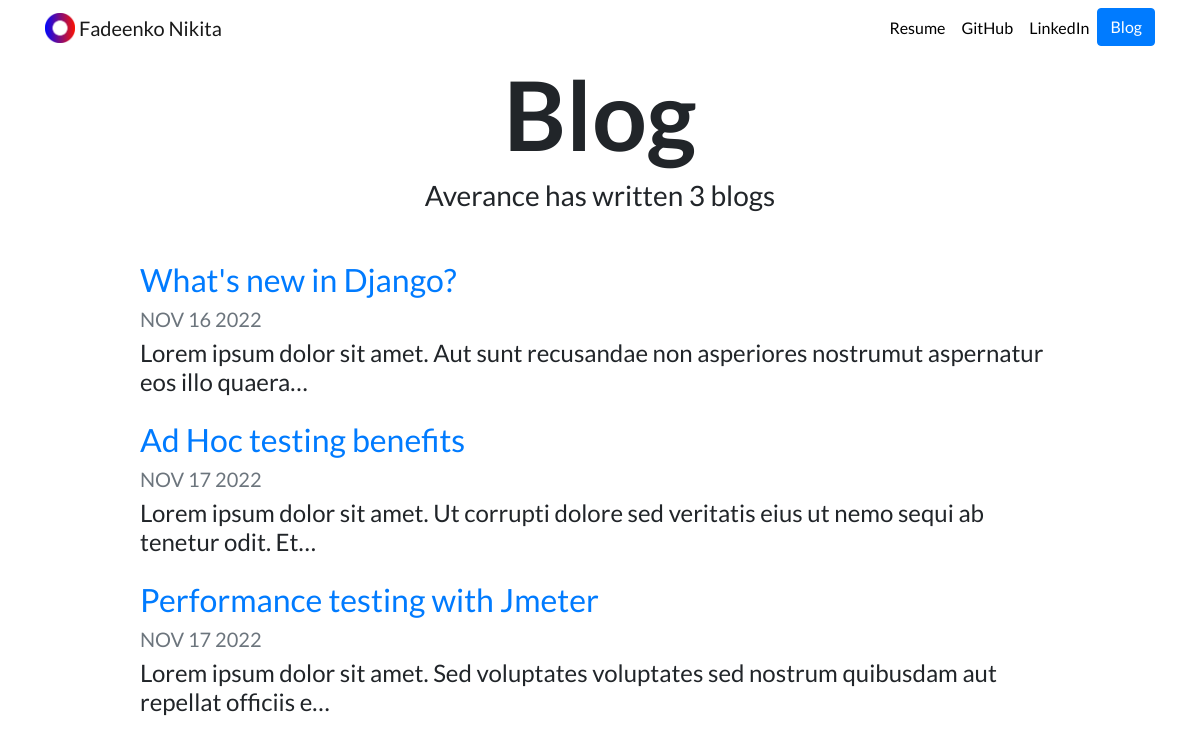
Screenshot of /blog/ with the database file from the repository.
### blog/models.py (models this page shows, shortened)
class Blog(models.Model):
    hl_link = models.CharField(max_length=100, default="Topic")
    post_date = models.DateField(auto_created=True)
    description = models.TextField()

### blog/views.py (the view)
# urls.py: path('', views.all_blogs, name="all_blogs"),
def all_blogs(request):
    blogs = Blog.objects.all()
    return render(request, "blog/all_blogs.html", {"blogs": blogs})

### blog/templates/blog/all_blogs.html
{% extends 'portfolio/base.html' %}
{% block content %}
    <h1 id="blogtitle" class="font-weight-bold text-center">Blog</h1>
    <h3 class="text-center mb-5">Averance has written {{ blogs.count }} blog{{ blogs.count|pluralize }}</h3>
    {% for blog in blogs %}
    <div class="row justify-content-center my-3">
        <div class="col-md-10">
            <a href="{% url 'blog:detail' blog.id %}">
                <h2>{{ blog.hl_link }}</h2>
            </a>
            <h5 class="text-muted">{{ blog.post_date|date:'M d Y'|upper }}</h5>
            <h4>{{ blog.description|striptags|truncatechars:100 }}</h4>
        </div>
    </div>
{% endfor %}
{% endblock %}

### portfolio/templates/portfolio/base.html (shortened to what this page needs)
<!doctype html>
<html lang="en">
{% load static %}
<head>
    <link rel="stylesheet" href="https://stackpath.bootstrapcdn.com/bootstrap/4.4.1/css/bootstrap.min.css">
    <link rel="stylesheet" href="{% static 'portfolio/custom.css' %}">
</head>
<body>
<nav id="topNav" class="navbar navbar-expand-md navbar-light">
    <div class="container">
        <a class="navbar-brand" href="{% url 'home' %}">
            <img src="{% static 'portfolio/Logo.png' %}" width="30" height="30" class="d-inline-block align-top" alt="Nick's Logo">
            <span>Fadeenko Nikita</span>
        </a>
        <div class="collapse navbar-collapse text-center" id="navbarNav">
            <ul class="navbar-nav ml-auto">
                <li class="nav-item">
                    <a class="nav-link" href="{% static 'portfolio/Resume.pdf' %}">Resume</a>
                </li>
                <li class="nav-item">
                    <a class="nav-link" href="https://github.com/Averanc3" target="_blank">GitHub</a>
                </li>
                <li class="nav-item">
                    <a class="nav-link" href="https://www.linkedin.com/in/nikita-fadeenko/" target="_blank">LinkedIn</a>
                </li>
                <li>
                    <a role="button" href="{% url 'blog:all_blogs' %}" class="btn btn-primary">Blog</a>
                </li>
            </ul>
        </div>
    </div>
</nav>
<div class="container">
    {% block content %}{% endblock %}
</div>
</body>
</html>

### portfolio/static/portfolio/custom.css (style rules this page uses)
.navbar-nav .nav-link { color: rgba(0,0,0,1) !important; }
body { font-family: 'Lato', sans-serif; }
#blogtitle { font-size: 6rem; }

### rows the page displays
Blog: hl_link "What's new in Django?", post_date "NOV 16 2022", description "Lorem ipsum dolor sit amet. Aut sunt recusandae non asperiores nostrumut aspernatur eos illo quaera…"
Blog: hl_link "Ad Hoc testing benefits", post_date "NOV 17 2022", description "Lorem ipsum dolor sit amet. Ut corrupti dolore sed veritatis eius ut nemo sequi ab tenetur odit. Et…"
Blog: hl_link "Performance testing with Jmeter", post_date "NOV 17 2022", description "Lorem ipsum dolor sit amet. Sed voluptates voluptates sed nostrum quibusdam aut repellat officiis e…"

### other values shown
{{ blogs.count }} "3"
